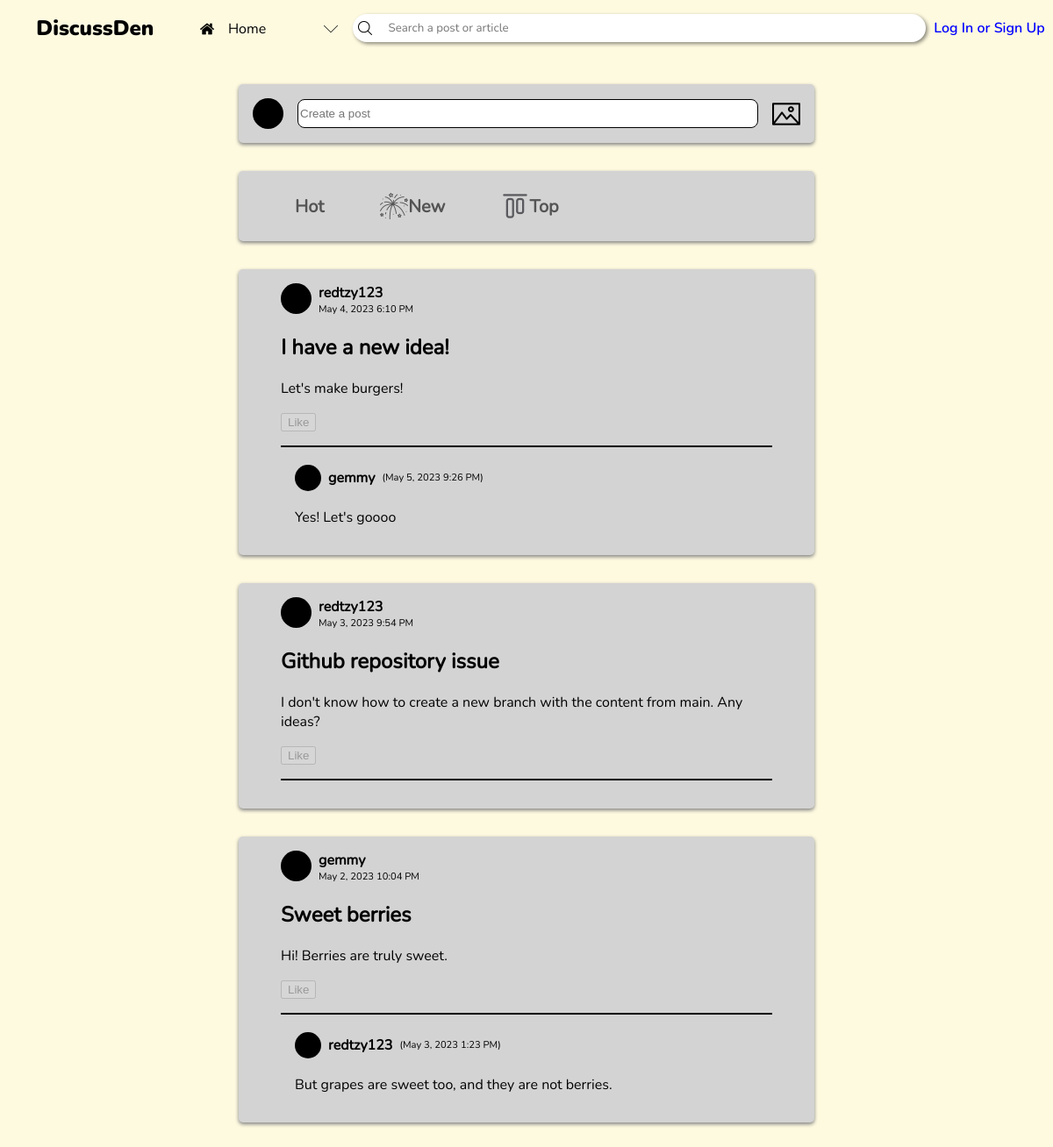
The app's page /home.php with its own data.
### tables this page shows
CREATE TABLE posts (id INTEGER PRIMARY KEY AUTOINCREMENT NOT NULL UNIQUE, user_id TEXT REFERENCES users (user_id) NOT NULL, title TEXT NOT NULL, content TEXT NOT NULL, date, likes);

CREATE TABLE users (user_id INTEGER PRIMARY KEY AUTOINCREMENT, username TEXT UNIQUE NOT NULL, password TEXT NOT NULL, link TEXT NOT NULL, recent_searches);

CREATE TABLE comments (comment_id INTEGER PRIMARY KEY AUTOINCREMENT UNIQUE NOT NULL, post_id INTEGER REFERENCES posts (id) ON DELETE NO ACTION NOT NULL, name TEXT, content TEXT NOT NULL, date);

### home.php (the view, shortened to what this page needs)
<!DOCTYPE html>
<html lang="en">
<head>
    <link rel="stylesheet" href="header.css">
    <link rel="stylesheet" href="post-boxes.css">
</head>
<body>
    <?php include "header.php"?>
    <div class="input-section">
        <div class="post-tab">
            <svg width=35 height=35>
                <circle cx=17.5 cy=17.5 r=17.5 fill=black/>
            </svg>
            <input type="text" placeholder="Create a post" onclick="window.location.href='create-a-post.php'">
            <img src="img/image.png" alt="" class="icon">
        </div>
        <div class="post-tab">
            <div class="group">
                <a href="#" class="reddit-button">
                    <span class="txt-hot"><span>Hot</span></span>
                </a>
            </div>
            <div class="group">
                <a href="#" class="reddit-button">
                    <img src="img/new.png" alt="" class="icon" />
                    <span class="new"><span>New</span></span>
                </a>
            </div>
            <div class="group">
                <a href="#" class="reddit-button">
                    <img src="img/top.png" alt="" class="icon" />
                    <span class="top"><span>Top</span></span>
                </a>
            </div>
        </div>
    </div>
    <section class="post-section">
    <?php
        $stmt = $db -> prepare('SELECT * FROM posts');
        $stmt -> execute();
        $posts = $stmt -> fetchAll(PDO::FETCH_ASSOC);
        foreach (array_reverse($posts) as $post) {
            $stmt = $db -> prepare('SELECT * FROM users WHERE user_id = :userID');
            $stmt -> bindParam(':userID', $post['user_id'], PDO::PARAM_INT);
            $stmt -> execute();
            $post_user = $stmt -> fetch(PDO::FETCH_ASSOC);
            echo    '<div class="post-container">
                        <div class="post-user">
                            <svg width=35 height=35>
                                <circle cx=17.5 cy=17.5 r=17.5 fill=black/>
                            </svg>
                            <h4 class="username">' . $post_user['username'] . '</h4>
                            <p>' . $post['date'] . '</p>
                        </div>
                        <div class="post-content">
                            <h2>' . $post['title'] . '</h2>
                            <p>' . $post['content'] . '</p>';
            if (isset($_SESSION['username'])) {
                echo '<button class="like" data-id="' . $post['id'] . '">';
                if (($likes = json_decode($post['likes'])) !== NULL) {
                    echo '<p class="likes">' . count(json_decode($post['likes'])) . '</p>';
                }
                    echo '<img class="like-state" ';
                        if(!((array_search($_SESSION['username'], json_decode($post['likes']))) === false)) {
                            echo 'src="img/upvote-filled.png"';
                        } else {
                            echo 'src="img/upvote-nofill.png"';
                        }
                    echo '/>
                </button>';
            } else {
                echo '<button disabled>Like</button>';
            }
            echo '</div><hr>';
            $stmt = $db -> prepare('SELECT * FROM comments WHERE post_id = :post_id');
            $stmt -> bindParam(':post_id', $post['id'], PDO::PARAM_INT);
            $stmt -> execute();
            $comments = $stmt -> fetchAll(PDO::FETCH_ASSOC);
            foreach ($comments as $comment) {
                echo    '<div class="comment-container">
                            <div>
                                <svg width=30 height=30>
                                    <circle cx=15 cy=15 r=15 fill=black/>
                                </svg>
                                <h4 class="username">' . $comment['name'] . '</h4>
                                <p>(' . $comment['date'] . ')</p>
                            </div>
                            <p>' . $comment['content'] . '</p>
                        </div>';
            }
            echo '
                    <form method="post" action="add_comment.php" class="comment-box">
                        <input type="hidden" name="post_id" value="' . $post['id'] . '">
                ';
            echo '</form></div>';
        }
    ?>
    </section>
</body>
</html>

### header.php (shortened to what this page needs)
<header>
    <h2>DiscussDen</h2>
    <div id="tab-box" tabindex=0>
        <?php
            if ($_SERVER['PHP_SELF'] == '/CCS222-Project/home.php') {
                echo '
                <div class="tab-option" first-option tabindex=-1>
                    <img src="img/home.png" alt="" class="icon">
                    <p>Home</p>
                </div>
                <div class="tab-option" onclick="window.location.href=\'communities.php\'" tabindex=-1>
                    <img src="img/add.png" alt="" class="icon">
                    <p>Communities</p>
                </div>
                <div class="tab-option" onclick="window.location.href=\'trending.php\'" tabindex=-1>
                    <img src="img/trend.png" alt="" class="icon">
                    <p>Trending</p>
                </div>
                ';
            }
        ?>
        <img src="img/drop down.png" alt="" class="dropdown icon">
    </div>
    <form action="" method="post" id="searchbar">
        <img src="img/search.png" alt="" class="icon">
        <input name="search" type="search" placeholder="Search a post or article" autocomplete="off" tabindex=0>
    </form>
    <?php if(isset($_SESSION['username'])) {
        echo '
        <div id="user-btn" tabindex=0>
            <svg width=50 height=50>
                <circle cx=25 cy=25 r=25 fill=black />
            </svg>
            <p class="username">' . $_SESSION['username'] . '</p>
            <div class="tab-option" name="logout" tabindex=-1>
                <img src="img/add.png" alt="" class="icon">
                <p>Log out</p>
            </div>
        </div>
        ';
    } else {
        echo '<a href="login.php" tabindex=3>Log In or Sign Up</a>';
    } ?>
</header>

### header.css (style rules this page uses)
body { --dark-color-1: #283618; --dark-color-2: #606c38; --medium-color: #bc6c25; --light-color-1: #dda15e; --light-color-2: #fefae0; background-color: var(--light-color-2); margin: 0; overflow-y: overlay; }
header { position: fixed; inset: 0 0 auto; height: 4rem; background-color: var(--light-color-2); display: flex; justify-content: space-evenly; align-items: center; z-index: 1; }
header h2, header p { user-select: none; }
header > h2 { font-family: nunito-black; margin: 0 2rem; }
.icon { width: 1rem; }
#tab-box { background-color: var(--light-color-2); align-self: flex-start; margin-top: 0.85rem; position: relative; display: flex; flex-direction: column; width: 11rem; border-radius: 0.5rem; max-height: 2.25rem; overflow: hidden; outline: solid 2px transparent; outline-offset: -2px; transition: 400ms cubic-bezier(0.445, 0.05, 0.55, 0.95); }
.tab-option { padding: 0.5em 0.7em; display: flex; align-items: center; }
.tab-option > img { object-fit: contain; }
.tab-option > p { margin: 0; margin-left: 1rem; font-family: nunito-reg; }
.dropdown.icon { position: absolute; right: 0.5rem; top: 0.7rem; align-self: center; }
#searchbar { display: flex; align-items: center; background-color: white; border-radius: 2rem; box-shadow: 2px 2px 4px #0007; padding: 0.4rem; width: 40rem; position: relative; isolation: isolate; }
#searchbar > input { background: none; border: none; outline: none; width: 100%; margin-left: 1rem; font-family: nunito-reg; color: black; }
a[href="login.php"] { font-family: nunito-semibold; color: blue; text-decoration: none; }

### post-boxes.css (style rules this page uses)
h4.username { margin: 0; margin-inline: 0.5rem; }
.input-section { margin-top: 6rem; }
.post-tab { width: calc(100% - 36rem); background-color: lightgray; display: flex; align-items: center; margin: 2rem auto 0; padding: 1rem; border-radius: 0.3rem; box-shadow: 0 2px 4px 0 gray; font-family: nunito-reg; }
.post-tab input { flex-grow: 1; background-color: white; height: 1.8rem; margin-inline: 1rem; border-radius: 0.5rem; border: 1px solid; }
.post-tab img { width: 2rem; }
.group { margin-right: 2rem; font-style: bold; font-weight: 800; font-size: 20px; }
.reddit-button { padding: 8px 16px; border-radius: 4px; cursor: pointer; text-decoration: none; color: inherit; opacity: 0.6; transition: opacity 0.3s, border-color 0.3s; display: flex; align-items: center; }
.post-section { width: calc(100% - 30rem); display: flex; flex-direction: column; margin-inline: auto; margin-bottom: 2rem; --light-color-1: #dda15e; }
.post-container { background-color: lightgray; display: flex; flex-direction: column; margin: 2rem 2rem 0; padding: 1rem 3rem; border-radius: 0.3rem; box-shadow: 0 2px 4px 0 gray; font-family: nunito-reg; }
.post-container hr { border: none; width: 100%; height: 2px; background-color: black; margin-block: 1rem; }
.post-user { display: grid; grid-template-rows: auto auto; grid-template-columns: auto auto; width: fit-content; }
.post-user * { grid-column: 2; margin: 0; }
.post-user svg { grid-column: 1; grid-row: 1 / span 2; }
.post-user p { font-size: 0.7rem; margin-left: 0.5rem; }
.comment-container { margin-left: 1rem; }
.comment-container div { display: flex; align-items: center; }
.comment-container div p { font-size: 0.7rem; }

### records on screen
posts: user.username "redtzy123", date "May 4, 2023 6:10 PM", title "I have a new idea!", content "Let's make burgers!"
comments: name "gemmy", date "May 5, 2023 9:26 PM", content "Yes! Let's goooo"
posts: user.username "redtzy123", date "May 3, 2023 9:54 PM", title "Github repository issue", content "I don't know how to create a new branch with the content from main. Any ideas?"
posts: user.username "gemmy", date "May 2, 2023 10:04 PM", title "Sweet berries", content "Hi! Berries are truly sweet."
comments: name "redtzy123", date "May 3, 2023 1:23 PM", content "But grapes are sweet too, and they are not berries."
